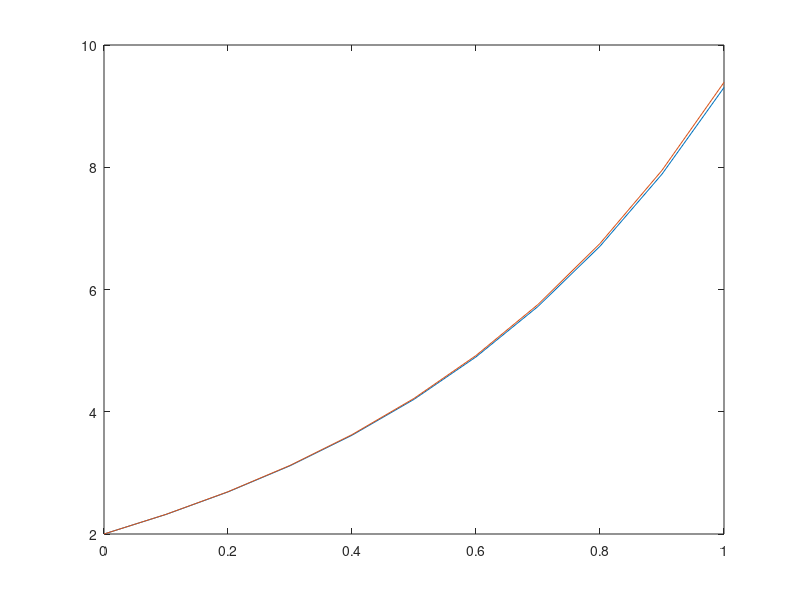

MATLAB code to generate this figure:
function eulerMejorado

  ym(1) = 2;
  h = 0.1;
  x = 0:h:1;
  for i=2:length(x)
    aux = f(ym(i-1), x(i-1))
    ym(i) = ym(i-1) + 1/2 * h * (aux + f(ym(i-1) + h * aux, x(i-1) + h)) 
  endfor
  for j = 1: length(x)
    y(j) = exp(2*x(j)) + x(j) + 1
  endfor
  plot(x, ym, x, y)
 
  disp(ym)

  
endfunction

function derivada = f(y, x)
  derivada = 2*y - 2*x - 1;
endfunction